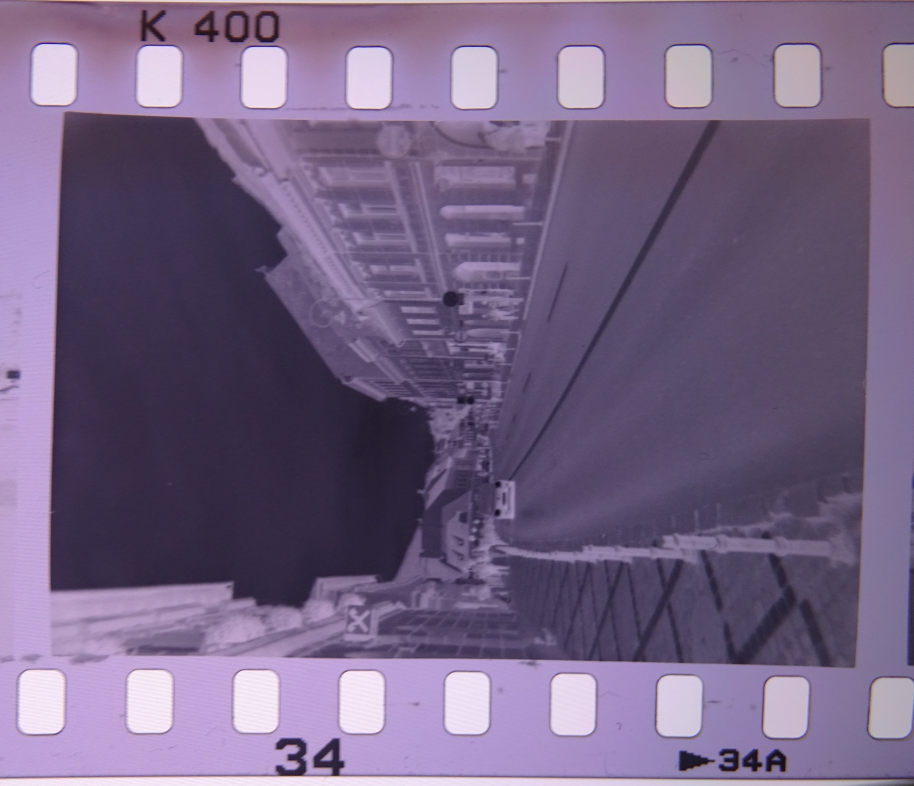
#> input picture poza.jpg, 3655 x 3144 px (shown at 1/4 size)
$ python send_img.py
#> lines starting #> are read from the running program, lines starting #| are printed output that depends on the picture
import serial
import time
from PIL import Image

SERIAL_PORT = '/dev/ttyUSB1'
BAUD_RATE = 115200

def send_image(file_path):
#> called with file_path = 'poza.jpg'
    try:
        img = Image.open(file_path).convert('RGB').resize((96, 64))
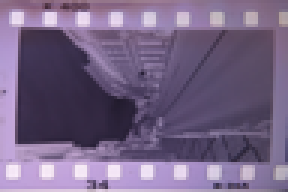
#> img: PIL image 96x64 RGB (shown 3 times larger); mean R, G, B 117.1, 100, 132.8

        img_bytes = []
        for y in range(64):
            for x in range(96):
                r, g, b = img.getpixel((x, y))
                val = ((r & 0xF8) << 8) | ((g & 0xFC) << 3) | (b >> 3)
                img_bytes.append((val >> 8) & 0xFF)
                img_bytes.append(val & 0xFF)
#> after the loop, img_bytes = 12288 values, max 255 at index 10566, min 6 at index 6411, mean 116.7

        with serial.Serial(SERIAL_PORT, BAUD_RATE, timeout=1) as ser:
            print(f"Trimit {len(img_bytes)} bytes catre {SERIAL_PORT}...")
#> (printed output is left out)

            time.sleep(1)

            chunk_size = 16
            for i in range(0, len(img_bytes), chunk_size):
                chunk = bytearray(img_bytes[i:i+chunk_size])
                ser.write(chunk)
                time.sleep(0.002)
#> this loop made 768 passes
#> i on passes 2 to 4: 16, 32, 48

            print("Gata! Vezi ecranul OLED.")

    except Exception as e:
        print(f"Eroare: {e}")

if __name__ == "__main__":
    send_image("poza.jpg")
